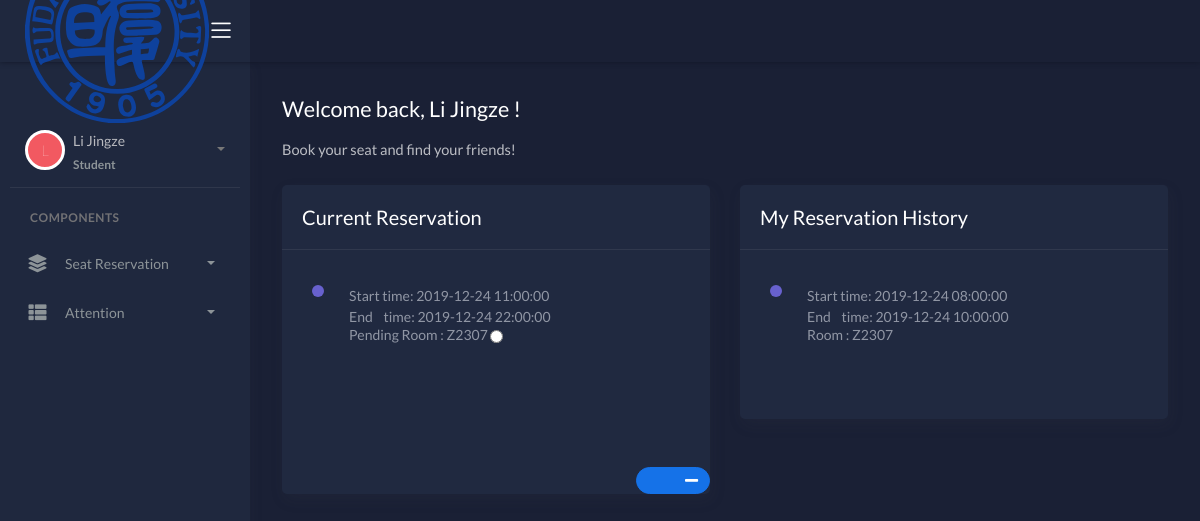
/home (signed in), run on an earlier commit of the app's database.
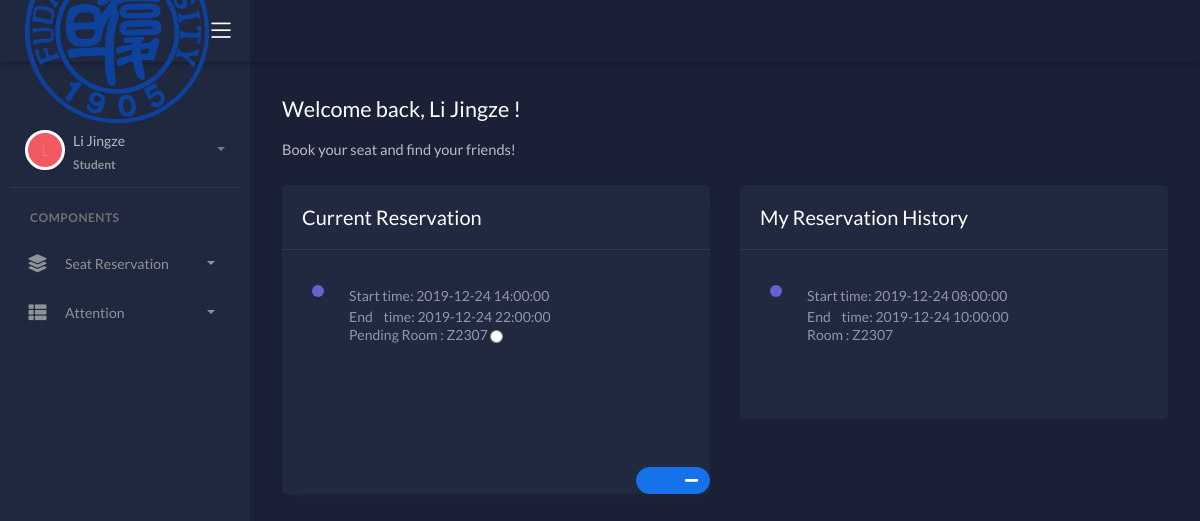
And on a later commit of the database.
### data/models.py (models this page shows)
class Rent(models.Model):
	rent_id = models.BigAutoField(primary_key=True)
	begin_time = models.DateTimeField(default = timezone.now())
	chair = models.ForeignKey('Chairs', models.DO_NOTHING, db_column='chair', null=True)
	student = models.ForeignKey('Students', models.DO_NOTHING, db_column='student', null = True)
	arrive_time = models.DateTimeField( default = timezone.now())
	end_time = models.DateTimeField(default = timezone.now() + datetime.timedelta(days=1) )

class Chairs(models.Model):
	chair_id = models.BigAutoField(primary_key=True)
	row = models.IntegerField()
	col = models.IntegerField()
	is_real = models.BooleanField(default = True)
	room = models.ForeignKey('Rooms', on_delete = models.CASCADE, null = True)

class Rooms(models.Model):
	room_id = models.CharField(primary_key=True, max_length=45)
	room_row = models.IntegerField()
	room_col = models.IntegerField()
	availble_number = models.IntegerField(default = 0)
	total_seat = models.IntegerField(default = 0)

### LRPJ/views_1.py (the view)
# urls.py: url(r'^home', views_1.home, name = 'home'),
def home(request):
	context = tools.init(request)
	user_id = request.session['login_user']
	if user_id == '???':
		return HttpResponseRedirect('/login')
	user = models.Students.objects.get(pk = user_id)
	if user.is_admin:
		return HttpResponseRedirect('/generate_seat')
	context['user'] = user
	now = timezone.now()
	if request.POST.get('cancel_reservation'):
		models.Rent.objects.filter(end_time__gt = now, student = user).delete()
	cur_res = models.Rent.objects.filter(end_time__gte = now, student = user)
	res_list = models.Rent.objects.filter(end_time__lt = now, student = user)
	if cur_res:
		context['cur_res'] = cur_res
	if res_list:
		context['res_list'] = res_list
	return render(request, 'main_menu.html', context)

### LRPJ/tools.py (called while the page is built)
def init(request):
	request.session.setdefault('login_user', '???')
	request.session.setdefault('user_name', 'none')
	request.session.setdefault('user_info', {})
	request.session.setdefault('seat_info', [])
	request.session.setdefault('room', 'none')
	request.session.setdefault('seat_arr', [])
	ret = dict(request.session)
	ret['error'] = False
	return ret

### templates/main_menu.html (shortened to what the changed rows need)
<!DOCTYPE html>
<html lang="en">
<head>
	<link rel="stylesheet" href="/assets/css/bootstrap.min.css">
	<link rel="stylesheet" href="/assets/css/atlantis.min.css">
</head>
<body data-background-color="dark">
	<div class="wrapper">
		<div class="main-panel">
			<div class="content">
				<div class="page-inner">
					<div class="mt-2 mb-4">
						<h2 class="text-white pb-2">Welcome back, {{ user.name }} !</h2>
					</div>
					<div class="row">
						<div class="col-md-6">
							<div class="card">
								{% if not cur_res %}
									<div class="card-title fw-mediumbold">&nbsp;&nbsp; No Reservation</div>
								{% else %}
									<form action="/home" method="POST">
										<div class="card-body">
											<ol class="activity-feed">
												{% for r in cur_res%}
												<li class="feed-item feed-item-secondary">
													<td>Start time: {{ r.begin_time|date:"Y-m-d H:i:s" }}</td>
													<br>
													<td>End &nbsp;&nbsp; time: {{ r.end_time|date:"Y-m-d H:i:s" }}</td>
													<br>
													<span class="text"> Pending Room : {{ r.chair.room.room_id }}</span>
													<input type="radio" name="cancel_reservation" value="a">
												</li>
												{% endfor %}
											</ol>
										</div>
									</form>
								{% endif %}
							</div>
						</div>
						<div class="col-md-6">
							<div class="card">
								{% if not res_list %}
									<div class="card-title fw-mediumbold">&nbsp;&nbsp; No Reservation</div>
								{% else %}
									<form action="/home" method="POST">
										<div class="card-body">
											<ol class="activity-feed">
												{% for r in res_list %}
												<li class="feed-item feed-item-secondary">
													<td>Start time: {{ r.begin_time|date:"Y-m-d H:i:s" }}</td>
													<br>
													<td>End &nbsp;&nbsp; time: {{ r.end_time|date:"Y-m-d H:i:s" }}</td>
													<br>
													<span class="text"> Room : {{ r.chair.room.room_id }}</span>
												</li>
												{% endfor %}
											</ol>
										</div>
									</form>
								{% endif %}
							</div>
						</div>
					</div>
				</div>
			</div>
		</div>
	</div>
</body>
</html>

What changed in the data, as far as the page shows it:
removed Rent: begin_time "2019-12-24 11:00:00", end_time "2019-12-24 22:00:00", chair.room.room_id "Z2307", shown under "Book your seat and find your friends!"
added Rent: begin_time "2019-12-24 14:00:00", end_time "2019-12-24 22:00:00", chair.room.room_id "Z2307", shown under "Book your seat and find your friends!"
